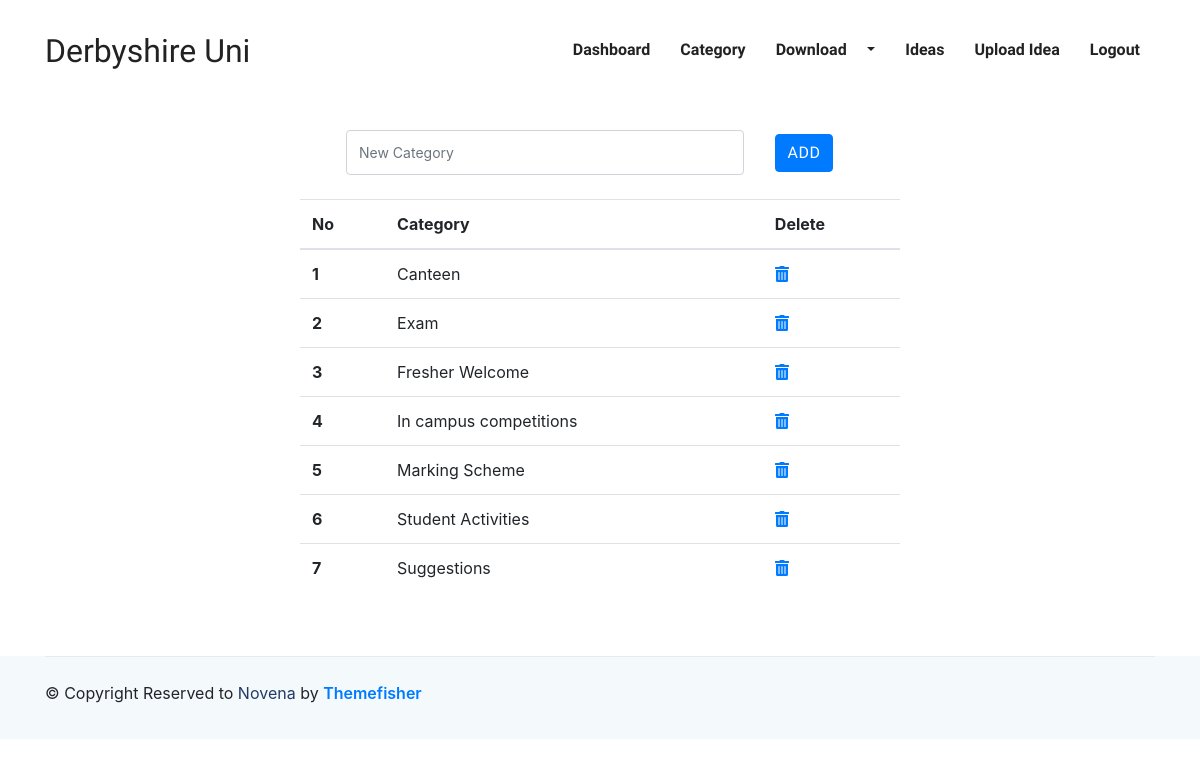
The page /EWSDProject/addcat.php (signed in) on the database its author committed.
### tables this page shows
CREATE TABLE `category` (
  `categoryId` int(11) NOT NULL,
  `category` varchar(100) NOT NULL
);

### EWSDProject/addcat.php (the view, shortened to what this page needs)
<?php
include('header.php');
?>
<div style="height: auto; margin-top: 30px;">
    <div class="d-flex justify-content-center">
        <form class="form-inline col-lg-6 col-sm-12" method="post">
            <div class="form-group mx-sm-3 mb-2 col-lg-9 col-sm-10">
                <input type="text" class="form-control col-12" name="tfCat" placeholder="New Category" autocomplete="off" required>
            </div>
            <button type="submit" name="btnAddCat" class="btn btn-primary mb-2">Add</button>
        </form>
    </div>
    <div class="d-flex justify-content-center mt-3">
    <table class="table col-6">
        <thead>
            <tr>
                <th scope="col">No</th>
                <th scope="col">Category</th>
                <th scope="col">Delete</th>
            </tr>
        </thead>
        <tbody>
            <?php
            $selectcatstmt=$conn->prepare("SELECT * from category order by category asc");
            $selectcatstmt->execute();
            $datalist=$selectcatstmt->fetchAll(PDO::FETCH_ASSOC);
            if ($selectcatstmt->rowCount()==0) {
                echo "<tr><td colspan='2' style='text-align:center;'>There's no data!</td></tr>";
            }else{
                $count=0;
                foreach ($datalist as $data) {
                    $count++;
                    $cat=$data['category'];
                    $catId=$data['categoryId'];
                    echo "
                    <tr>
                    <th>$count</th>
                    <td>$cat</td>
                    <td><a href='addcat.php?catIdToDelete=$catId'><i class='fas fa-trash-alt'></i></a>
                    </tr>
                    ";
                }
            }
            ?>
        </tbody>
    </table>
    </div>
</div>
<?php
include('footer.php');
?>

### EWSDProject/css/style.css (style rules this page uses)
html { overflow-x: hidden; }
body { line-height: 1.6; font-family: "Roboto", sans-serif; -webkit-font-smoothing: antialiased; font-size: 16px; color: #6F8BA4; font-weight: 400; }
input[type="email"], input[type="password"], input[type="text"], input[type="tel"] { box-shadow: none; height: 45px; outline: none; font-size: 14px; }
.form-control { box-shadow: none; border-radius: 0; }
.btn { display: inline-block; font-size: 14px; font-size: 0.8125rem; font-weight: 700; letter-spacing: .5px; padding: .75rem 2rem; font-family: "Exo", sans-serif; text-transform: uppercase; border-radius: 5px; border: 2px solid transparent; transition: all .35s ease; }
a { color: #222; text-decoration: none; transition: all .35s ease; }

### rows shown on the page
category: category "Canteen"
category: category "Exam"
category: category "Fresher Welcome"
category: category "In campus competitions"
category: category "Marking Scheme"
category: category "Student Activities"
category: category "Suggestions"
